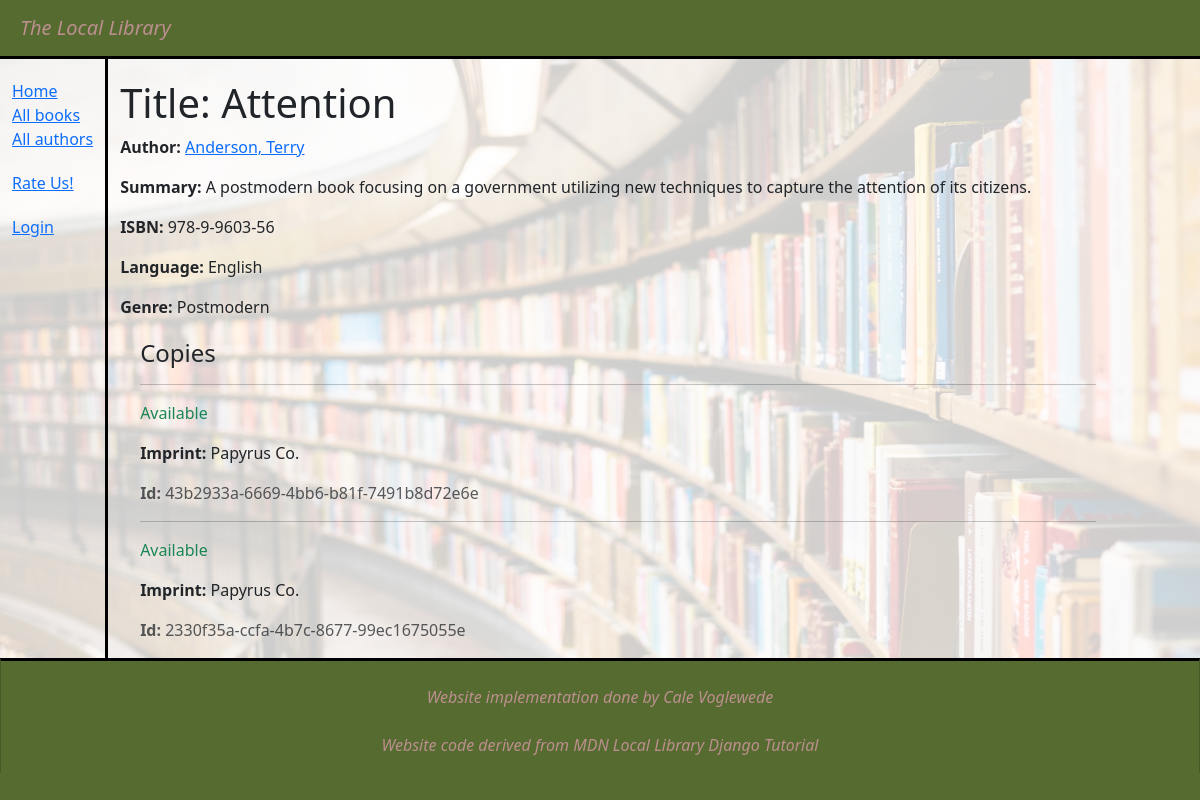
The page /catalog/book/2 on the database as committed earlier.
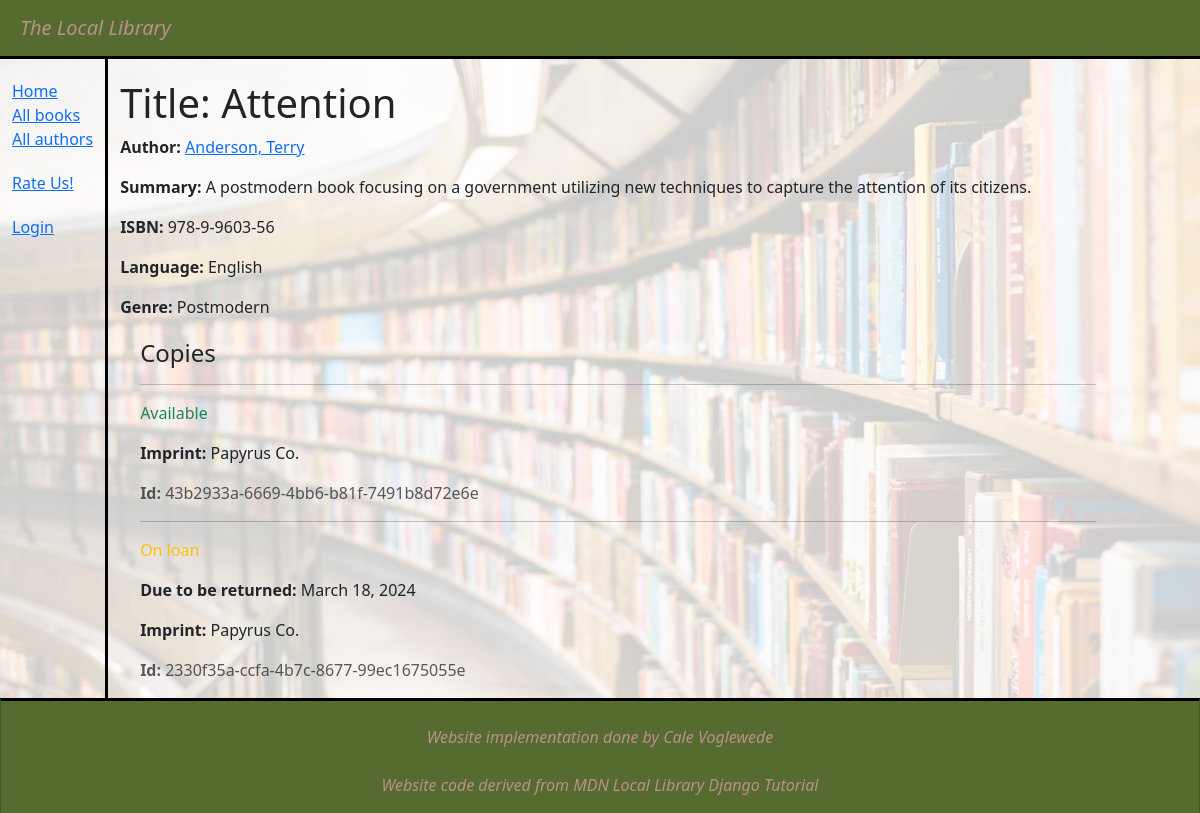
The same page on the database as committed later.
### catalog/models.py (models this page shows, shortened)
class Book(models.Model):
    title = models.CharField(max_length=200)
    author = models.ForeignKey('Author', on_delete=models.RESTRICT, null=True)
    summary = models.TextField(
        max_length=1000, help_text="Enter a brief description of the book")
    isbn = models.CharField('ISBN', max_length=13,
                            unique=True,
                            help_text='13 Character <a href="https://www.isbn-international.org/content/what-isbn'
                                      '">ISBN number</a>')
    genre = models.ManyToManyField(
        Genre, help_text="Select a genre for this book")
    language = models.ForeignKey(
        'Language', on_delete=models.SET_NULL, null=True)
    class Meta:
        ordering = ['title', 'author']
    def display_genre(self):
        """Creates a string for the Genre. This is required to display genre in Admin."""
        return ', '.join([genre.name for genre in self.genre.all()[:3]])
    display_genre.short_description = 'Genre'
    def display_genre(self):
        """Create a string for the Genre. This is required to display genre in Admin."""
        return ', '.join(genre.name for genre in self.genre.all()[:3])
    display_genre.short_description = 'Genre'

class Author(models.Model):
    first_name = models.CharField(max_length=100)
    last_name = models.CharField(max_length=100)
    date_of_birth = models.DateField(null=True, blank=True)
    date_of_death = models.DateField('died', null=True, blank=True)
    class Meta:
        ordering = ['last_name', 'first_name']
    def get_absolute_url(self):
        return reverse('author-detail', args=[str(self.id)])
    def __str__(self):
        return f'{self.last_name}, {self.first_name}'

class Language(models.Model):
    name = models.CharField(max_length=200,
                            unique=True,
                            help_text="Enter the book's natural language (e.g. English, French, Japanese etc.)")
    def __str__(self):
        return self.name

class Genre(models.Model):
    name = models.CharField(
        max_length=200,
        unique=True,
        help_text="Enter a book genre (e.g. Science Fiction, French Poetry etc.)"
    )
    def __str__(self):
        return self.name

class BookInstance(models.Model):
    id = models.UUIDField(primary_key=True, default=uuid.uuid4,
                          help_text="Unique ID for this particular book across whole library")
    book = models.ForeignKey('Book', on_delete=models.RESTRICT, null=True)
    imprint = models.CharField(max_length=200)
    due_back = models.DateField(null=True, blank=True)
    borrower = models.ForeignKey(
        settings.AUTH_USER_MODEL, on_delete=models.SET_NULL, null=True, blank=True)
    LOAN_STATUS = (
        ('d', 'Maintenance'),
        ('o', 'On loan'),
        ('a', 'Available'),
        ('r', 'Reserved'),
    )
    status = models.CharField(
        max_length=1,
        choices=LOAN_STATUS,
        blank=True,
        default='d',
        help_text='Book availability')
    class Meta:
        ordering = ['due_back']
        permissions = (("can_mark_returned", "Set book as returned"),)

### catalog/views.py (the view)
# urls.py: path('book/<int:pk>', views.BookDetailView.as_view(), name='book-detail'),
class BookDetailView(generic.DetailView):
    model = Book

### catalog/templates/catalog/book_detail.html (shortened to what this page needs)
{% extends "base_generic.html" %} {% block content %}
<h1>Title: {{ book.title }}</h1>
<p>
  <strong>Author:</strong>
  <a href="{{ book.author.get_absolute_url }}">{{ book.author }}</a>
</p>
<p><strong>Summary:</strong> {{ book.summary }}</p>
<p><strong>ISBN:</strong> {{ book.isbn }}</p>
<p><strong>Language:</strong> {{ book.language }}</p>
<p><strong>Genre:</strong> {{ book.genre.all|join:", " }}</p>
<div style="margin-left: 20px; margin-top: 20px">
  <h4>Copies</h4>
  {% for copy in book.bookinstance_set.all %}
  <hr />
  <p
    class="{% if copy.status == 'a' %}text-success{% elif copy.status == 'm' %}text-danger{% else %}text-warning{% endif %}"
  >
    {{ copy.get_status_display }}
  </p>
  {% if copy.status != 'a' %}
  <p><strong>Due to be returned:</strong> {{ copy.due_back }}</p>
  {% endif %}
  <p><strong>Imprint:</strong> {{ copy.imprint }}</p>
  <p class="text-muted"><strong>Id:</strong> {{ copy.id }}</p>
   {% endfor %}
</div>
{% endblock %}

### catalog/templates/base_generic.html (shortened to what this page needs)
<!DOCTYPE html>
<html lang="en">
  <head>
    <link
      href="https://cdn.jsdelivr.net/npm/bootstrap@5.3.3/dist/css/bootstrap.min.css"
      rel="stylesheet"
    />
    {% load static %}
    <link rel="stylesheet" href="{% static 'css/styles.css' %}" />
  </head>
  <body>
    <nav class="navbar navbar-custom">
      <a class="navbar-brand" href="{% url 'index' %}">The Local Library</a>
    </nav>
    <div class="container-fluid">
      <div class="row" id="content">
        <div class="col-sm-2" id="sidebar">
          {% block sidebar %}
          <ul class="sidebar-nav">
            <li><a href="{% url 'index' %}">Home</a></li>
            <li><a href="{% url 'books' %}">All books</a></li>
            <li><a href="{% url 'authors' %}">All authors</a></li>
          </ul>
          <ul class="sidebar-nav">
            <li><a href="{% url 'overall-rating' %}">Rate Us!</a></li>
          </ul>
          <ul class="sidebar-nav">
            {% if user.is_authenticated %}
            <li>User: {{ user.get_username }}</li>
            <li><a href="{% url 'my-borrowed' %}">My Borrowed</a></li>
            <li>
              <form action="{% url 'logout' %}" method="post">
                {% csrf_token %}
                <button type="submit" id="logout-form">Log Out</button>
              </form>
            </li>
            {% else %}
            <li>
              <a href="{% url 'login' %}?next={{ request.path }}">Login</a>
            </li>
            {% endif %}
          </ul>
           {% endblock %}
        </div>
        <div class="col-sm-10 col-xs-10">{% block content %}{% endblock %}</div>
      </div>
    </div>
    <footer class="card rounded-0">
      <p id="footer_text">
      </br><em>Website implementation done by Cale Voglewede</em></br></br>
          <em>Website code derived from MDN Local Library Django Tutorial</em>
      </p>
    </footer>
  </body>
</html>

### catalog/static/css/styles.css (style rules this page uses)
body { background-color: darkolivegreen; }
.sidebar-nav { margin-top: 20px; padding: 0; list-style: none; }
.navbar-brand, .navbar-brand:hover, .navbar-brand:visited, .navbar-brand:link, .navbar-brand:focus { padding-left: 1em; font-style: italic; color: rosybrown; }
.navbar-custom { background-color: darkolivegreen; border-bottom: 3px solid black; }
#sidebar { border-right: 3px solid black; width: auto; }
#content { background: linear-gradient( rgba(255, 255, 255, 0.8), rgba(255, 255, 255, 0.8) ), url("../background.jpg"); background-size: cover; }
#footer_text { text-align: center; color: rosybrown; }
.card { border-top: 3px solid black; background-color: darkolivegreen; border-bottom: 0px solid black; }
hr { width: 100%; }
.col-sm-10, .col-xs-10 { margin-top: 20px; }

Rows that differ between the two databases and show on the page:
changed BookInstance "2330f35a-ccfa-4b7c-8677-99ec1675055e": status "Available" → "On loan"; due_back (not shown) → "March 18, 2024"
